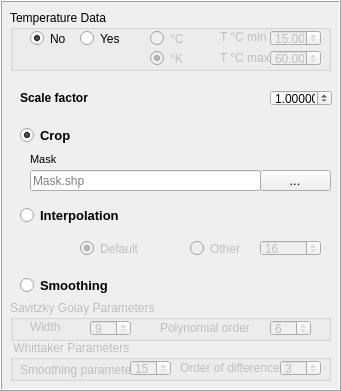
    <widget class="QFrame" name="frame">
     <property name="geometry">
      <rect>
       <x>10</x>
       <y>120</y>
       <width>341</width>
       <height>391</height>
      </rect>
     </property>
     <property name="frameShape">
      <enum>QFrame::Box</enum>
     </property>
     <property name="frameShadow">
      <enum>QFrame::Raised</enum>
     </property>
     <widget class="QRadioButton" name="decoupage">
      <property name="geometry">
       <rect>
        <x>20</x>
        <y>120</y>
        <width>91</width>
        <height>31</height>
       </rect>
      </property>
      <property name="font">
       <font>
        <pointsize>10</pointsize>
        <weight>75</weight>
        <bold>true</bold>
       </font>
      </property>
      <property name="toolTip">
       <string>&lt;html&gt;&lt;head/&gt;&lt;body&gt;&lt;p&gt;Cette option permet de découper les images qui se trouvent dans le répertoire 1 par le shape sélectionné (Emprise de la zone)&lt;/p&gt;&lt;/body&gt;&lt;/html&gt;</string>
      </property>
      <property name="text">
       <string>Crop</string>
      </property>
      <property name="checked">
       <bool>true</bool>
      </property>
      <property name="autoRepeat">
       <bool>false</bool>
      </property>
     </widget>
     <widget class="QRadioButton" name="interpolation">
      <property name="enabled">
       <bool>true</bool>
      </property>
      <property name="geometry">
       <rect>
        <x>20</x>
        <y>200</y>
        <width>121</width>
        <height>31</height>
       </rect>
      </property>
      <property name="font">
       <font>
        <pointsize>10</pointsize>
        <weight>75</weight>
        <bold>true</bold>
       </font>
      </property>
      <property name="toolTip">
       <string>&lt;html&gt;&lt;head/&gt;&lt;body&gt;&lt;p&gt;Permet de récaler des données à un pas de temps régulier. En choisissant la fonction par défaut, les images seront ramenées à un intervalle de temps correspondant à la résolution temporelle spécifiée (16 par exemple pour le MOD13Q1 de MODIS). En choisissant autre, l'intervalle de temps sera égale à la valeur qui sera choisie avec cette option (cette valeur doit être un multiple de la résolution temporelle des données)&lt;/p&gt;&lt;/body&gt;&lt;/html&gt;</string>
      </property>
      <property name="text">
       <string>Interpolation</string>
      </property>
     </widget>
     <widget class="QFrame" name="frame_interpolation">
      <property name="enabled">
       <bool>false</bool>
      </property>
      <property name="geometry">
       <rect>
        <x>30</x>
        <y>230</y>
        <width>301</width>
        <height>41</height>
       </rect>
      </property>
      <property name="frameShape">
       <enum>QFrame::NoFrame</enum>
      </property>
      <property name="frameShadow">
       <enum>QFrame::Raised</enum>
      </property>
      <widget class="QSpinBox" name="njours_interpolation">
       <property name="enabled">
        <bool>false</bool>
       </property>
       <property name="geometry">
        <rect>
         <x>230</x>
         <y>10</y>
         <width>61</width>
         <height>16</height>
        </rect>
       </property>
       <property name="font">
        <font>
         <weight>50</weight>
         <italic>false</italic>
         <bold>false</bold>
        </font>
       </property>
       <property name="minimum">
        <number>0</number>
       </property>
       <property name="maximum">
        <number>3000</number>
       </property>
       <property name="value">
        <number>16</number>
       </property>
      </widget>
      <widget class="QLabel" name="label">
       <property name="geometry">
        <rect>
         <x>150</x>
         <y>10</y>
         <width>81</width>
         <height>16</height>
        </rect>
       </property>
       <property name="text">
        <string/>
       </property>
      </widget>
      <widget class="QRadioButton" name="radioButton_interpDefaut">
       <property name="geometry">
        <rect>
         <x>50</x>
         <y>10</y>
         <width>82</width>
         <height>17</height>
        </rect>
       </property>
       <property name="toolTip">
        <string>&lt;html&gt;&lt;head/&gt;&lt;body&gt;&lt;p&gt;&lt;br/&gt;&lt;/p&gt;&lt;/body&gt;&lt;/html&gt;</string>
       </property>
       <property name="text">
        <string>Default</string>
       </property>
       <property name="checked">
        <bool>true</bool>
       </property>
      </widget>
      <widget class="QRadioButton" name="radioButton_autre_interpol">
       <property name="geometry">
        <rect>
         <x>160</x>
         <y>10</y>
         <width>82</width>
         <height>17</height>
        </rect>
       </property>
       <property name="toolTip">
        <string>&lt;html&gt;&lt;head/&gt;&lt;body&gt;&lt;p&gt;&lt;br/&gt;&lt;/p&gt;&lt;/body&gt;&lt;/html&gt;</string>
       </property>
       <property name="text">
        <string>Other</string>
       </property>
      </widget>
     </widget>
     <widget class="QFrame" name="frame_decoupage">
      <property name="enabled">
       <bool>true</bool>
      </property>
      <property name="geometry">
       <rect>
        <x>20</x>
        <y>150</y>
        <width>321</width>
        <height>51</height>
       </rect>
      </property>
      <property name="frameShape">
       <enum>QFrame::NoFrame</enum>
      </property>
      <property name="frameShadow">
       <enum>QFrame::Raised</enum>
      </property>
      <widget class="QPushButton" name="pushButton_cheminZoneEtudes">
       <property name="geometry">
        <rect>
         <x>240</x>
         <y>20</y>
         <width>71</width>
         <height>21</height>
        </rect>
       </property>
       <property name="font">
        <font>
         <pointsize>10</pointsize>
         <weight>50</weight>
         <italic>true</italic>
         <bold>false</bold>
        </font>
       </property>
       <property name="toolTip">
        <string>&lt;html&gt;&lt;head/&gt;&lt;body&gt;&lt;p&gt;ce buton permet d'aller chercher des dossiers existant dans le pc&lt;/p&gt;&lt;/body&gt;&lt;/html&gt;</string>
       </property>
       <property name="text">
        <string>...</string>
       </property>
      </widget>
      <widget class="QLineEdit" name="zoneEmprise">
       <property name="geometry">
        <rect>
         <x>10</x>
         <y>20</y>
         <width>231</width>
         <height>21</height>
        </rect>
       </property>
       <property name="font">
        <font>
         <pointsize>9</pointsize>
         <weight>50</weight>
         <italic>false</italic>
         <bold>false</bold>
        </font>
       </property>
       <property name="text">
        <string/>
       </property>
       <property name="placeholderText">
        <string>Mask.shp</string>
       </property>
      </widget>
      <widget class="QLabel" name="label_fichierVecteurDecoup">
       <property name="geometry">
        <rect>
         <x>10</x>
         <y>0</y>
         <width>161</width>
         <height>19</height>
        </rect>
       </property>
       <property name="font">
        <font>
         <pointsize>8</pointsize>
         <weight>50</weight>
         <italic>false</italic>
         <bold>false</bold>
        </font>
       </property>
       <property name="toolTip">
        <string>&lt;html&gt;&lt;head/&gt;&lt;body&gt;&lt;p&gt;un shape qui délimite la zone d'études&lt;/p&gt;&lt;/body&gt;&lt;/html&gt;</string>
       </property>
       <property name="text">
        <string>Mask</string>
       </property>
      </widget>
     </widget>
     <widget class="QRadioButton" name="lissage">
      <property name="geometry">
       <rect>
        <x>20</x>
        <y>270</y>
        <width>91</width>
        <height>31</height>
       </rect>
      </property>
      <property name="font">
       <font>
        <pointsize>10</pointsize>
        <weight>75</weight>
        <bold>true</bold>
       </font>
      </property>
      <property name="toolTip">
       <string>&lt;html&gt;&lt;head/&gt;&lt;body&gt;&lt;p&gt;Lissage comme son nom l'indique, cette option permet de lisser les données par le filtre qui sera choisi dans la partie lissage image en sortie &lt;/p&gt;&lt;/body&gt;&lt;/html&gt;</string>
      </property>
      <property name="text">
       <string>Smoothing</string>
      </property>
     </widget>
     <widget class="QGroupBox" name="groupBox">
      <property name="geometry">
       <rect>
        <x>10</x>
        <y>10</y>
        <width>321</width>
        <height>61</height>
       </rect>
      </property>
      <property name="title">
       <string>Temperature Data</string>
      </property>
      <property name="checkable">
       <bool>false</bool>
      </property>
      <widget class="QFrame" name="frame_Tselect">
       <property name="enabled">
        <bool>false</bool>
       </property>
       <property name="geometry">
        <rect>
         <x>120</x>
         <y>10</y>
         <width>201</width>
         <height>51</height>
        </rect>
       </property>
       <property name="frameShape">
        <enum>QFrame::NoFrame</enum>
       </property>
       <property name="frameShadow">
        <enum>QFrame::Raised</enum>
       </property>
       <widget class="QFrame" name="frame_unite">
        <property name="geometry">
         <rect>
          <x>10</x>
          <y>0</y>
          <width>61</width>
          <height>51</height>
         </rect>
        </property>
        <property name="frameShape">
         <enum>QFrame::NoFrame</enum>
        </property>
        <property name="frameShadow">
         <enum>QFrame::Raised</enum>
        </property>
        <widget class="QRadioButton" name="toC">
         <property name="geometry">
          <rect>
           <x>10</x>
           <y>10</y>
           <width>51</width>
           <height>17</height>
          </rect>
         </property>
         <property name="toolTip">
          <string>&lt;html&gt;&lt;head/&gt;&lt;body&gt;&lt;p&gt;En selectionnant °C, vous declaré que vos données sont en  °C et les données ne subiront aucune conversion.&lt;/p&gt;&lt;/body&gt;&lt;/html&gt;</string>
         </property>
         <property name="text">
          <string>°C</string>
         </property>
         <property name="checked">
          <bool>false</bool>
         </property>
        </widget>
        <widget class="QRadioButton" name="toK">
         <property name="geometry">
          <rect>
           <x>10</x>
           <y>30</y>
           <width>51</width>
           <height>17</height>
          </rect>
         </property>
         <property name="toolTip">
          <string>&lt;html&gt;&lt;head/&gt;&lt;body&gt;&lt;p&gt;signifie que les données sont en °K. Ce qui implique une conversion des données en °C&lt;/p&gt;&lt;/body&gt;&lt;/html&gt;</string>
         </property>
         <property name="text">
          <string>°K</string>
         </property>
         <property name="checked">
          <bool>true</bool>
         </property>
        </widget>
       </widget>
       <widget class="QFrame" name="frame_Tmin_max">
        <property name="geometry">
         <rect>
          <x>70</x>
          <y>0</y>
          <width>131</width>
          <height>51</height>
         </rect>
        </property>
        <property name="frameShape">
         <enum>QFrame::NoFrame</enum>
        </property>
        <property name="frameShadow">
         <enum>QFrame::Raised</enum>
        </property>
        <widget class="QLabel" name="tMax_label">
         <property name="geometry">
          <rect>
           <x>20</x>
           <y>30</y>
           <width>51</width>
           <height>16</height>
          </rect>
         </property>
         <property name="toolTip">
          <string>&lt;html&gt;&lt;head/&gt;&lt;body&gt;&lt;p&gt;Toute valeur supérieur à cette valeur sera considérée comme abérante et sera ramenée à la valeur maximale spécifiée&lt;/p&gt;&lt;/body&gt;&lt;/html&gt;</string>
         </property>
         <property name="text">
          <string>T °C max</string>
         </property>
        </widget>
        <widget class="QLabel" name="tMin_label">
         <property name="geometry">
          <rect>
           <x>20</x>
           <y>10</y>
           <width>46</width>
           <height>13</height>
          </rect>
         </property>
         <property name="toolTip">
          <string>&lt;html&gt;&lt;head/&gt;&lt;body&gt;&lt;p&gt;Cette valeur, signifie que toute valeur inferieur à cette valeur minimale est considérée comme bruit &lt;/p&gt;&lt;p&gt;et remis à la valeur minimale fixée&lt;/p&gt;&lt;p/&gt;&lt;/body&gt;&lt;/html&gt;</string>
         </property>
         <property name="text">
          <string>T °C min</string>
         </property>
        </widget>
        <widget class="QDoubleSpinBox" name="tMax">
         <property name="geometry">
          <rect>
           <x>70</x>
           <y>30</y>
           <width>51</width>
           <height>16</height>
          </rect>
         </property>
         <property name="minimum">
          <double>-50.000000000000000</double>
         </property>
         <property name="value">
          <double>60.000000000000000</double>
         </property>
        </widget>
        <widget class="QDoubleSpinBox" name="tMin">
         <property name="geometry">
          <rect>
           <x>70</x>
           <y>10</y>
           <width>51</width>
           <height>16</height>
          </rect>
         </property>
         <property name="minimum">
          <double>-50.000000000000000</double>
         </property>
         <property name="value">
          <double>15.000000000000000</double>
         </property>
        </widget>
       </widget>
      </widget>
      <widget class="QFrame" name="frame_3">
       <property name="geometry">
        <rect>
         <x>10</x>
         <y>10</y>
         <width>120</width>
         <height>41</height>
        </rect>
       </property>
       <property name="frameShape">
        <enum>QFrame::NoFrame</enum>
       </property>
       <property name="frameShadow">
        <enum>QFrame::Raised</enum>
       </property>
       <widget class="QRadioButton" name="temperature_oui">
        <property name="geometry">
         <rect>
          <x>60</x>
          <y>10</y>
          <width>51</width>
          <height>17</height>
         </rect>
        </property>
        <property name="toolTip">
         <string>&lt;html&gt;&lt;head/&gt;&lt;body&gt;&lt;p&gt;signifie que les donnée en entrées sont des données de temperature&lt;/p&gt;&lt;/body&gt;&lt;/html&gt;</string>
        </property>
        <property name="text">
         <string>Yes</string>
        </property>
       </widget>
       <widget class="QRadioButton" name="temperature_non">
        <property name="geometry">
         <rect>
          <x>10</x>
          <y>10</y>
          <width>41</width>
          <height>17</height>
         </rect>
        </property>
        <property name="toolTip">
         <string>&lt;html&gt;&lt;head/&gt;&lt;body&gt;&lt;p&gt;Non: signifie que les données en entrées ne sont pas des données de temperature&lt;/p&gt;&lt;/body&gt;&lt;/html&gt;</string>
        </property>
        <property name="text">
         <string>No</string>
        </property>
        <property name="checked">
         <bool>true</bool>
        </property>
       </widget>
      </widget>
     </widget>
     <widget class="QGroupBox" name="parametreSG">
      <property name="enabled">
       <bool>false</bool>
      </property>
      <property name="geometry">
       <rect>
        <x>10</x>
        <y>300</y>
        <width>321</width>
        <height>41</height>
       </rect>
      </property>
      <property name="title">
       <string>Savitzky Golay Parameters</string>
      </property>
      <widget class="QLabel" name="label_13">
       <property name="geometry">
        <rect>
         <x>20</x>
         <y>20</y>
         <width>46</width>
         <height>13</height>
        </rect>
       </property>
       <property name="text">
        <string>Width</string>
       </property>
      </widget>
      <widget class="QLabel" name="label_14">
       <property name="geometry">
        <rect>
         <x>150</x>
         <y>20</y>
         <width>91</width>
         <height>16</height>
        </rect>
       </property>
       <property name="text">
        <string>Polynomial order</string>
       </property>
      </widget>
      <widget class="QSpinBox" name="fenetre">
       <property name="geometry">
        <rect>
         <x>80</x>
         <y>20</y>
         <width>41</width>
         <height>16</height>
        </rect>
       </property>
       <property name="font">
        <font>
         <weight>50</weight>
         <italic>false</italic>
         <bold>false</bold>
        </font>
       </property>
       <property name="maximum">
        <number>3000</number>
       </property>
       <property name="value">
        <number>9</number>
       </property>
      </widget>
      <widget class="QSpinBox" name="order">
       <property name="geometry">
        <rect>
         <x>260</x>
         <y>20</y>
         <width>41</width>
         <height>16</height>
        </rect>
       </property>
       <property name="font">
        <font>
         <weight>50</weight>
         <italic>false</italic>
         <bold>false</bold>
        </font>
       </property>
       <property name="minimum">
        <number>0</number>
       </property>
       <property name="maximum">
        <number>3000</number>
       </property>
       <property name="value">
        <number>6</number>
       </property>
      </widget>
     </widget>
     <widget class="QDoubleSpinBox" name="facteurEchelle">
      <property name="geometry">
       <rect>
        <x>270</x>
        <y>90</y>
        <width>62</width>
        <height>16</height>
       </rect>
      </property>
      <property name="decimals">
       <number>5</number>
      </property>
      <property name="value">
       <double>1.000000000000000</double>
      </property>
     </widget>
     <widget class="QLabel" name="label_12">
      <property name="geometry">
       <rect>
        <x>20</x>
        <y>90</y>
        <width>111</width>
        <height>16</height>
       </rect>
      </property>
      <property name="font">
       <font>
        <weight>75</weight>
        <bold>true</bold>
       </font>
      </property>
      <property name="toolTip">
       <string>&lt;html&gt;&lt;head/&gt;&lt;body&gt;&lt;p&gt;Souvent pour des raisons d'enregistrement ou autres les données sont multipliées ou divisées par une valeur. Cette valeur permet de ramener les données à leurs valeurs initiales. Par défaut, sa valeur est de 1 ce qui signifie qu'on a pas besoin d'effectuer un changement d'echelle. &lt;/p&gt;&lt;/body&gt;&lt;/html&gt;</string>
      </property>
      <property name="text">
       <string>Scale factor</string>
      </property>
     </widget>
     <widget class="QGroupBox" name="parametre_wh">
      <property name="enabled">
       <bool>false</bool>
      </property>
      <property name="geometry">
       <rect>
        <x>10</x>
        <y>340</y>
        <width>321</width>
        <height>41</height>
       </rect>
      </property>
      <property name="title">
       <string> Whittaker Parameters</string>
      </property>
      <widget class="QLabel" name="label_21">
       <property name="geometry">
        <rect>
         <x>10</x>
         <y>20</y>
         <width>121</width>
         <height>20</height>
        </rect>
       </property>
       <property name="text">
        <string>Smoothing parameter</string>
       </property>
      </widget>
      <widget class="QLabel" name="label_22">
       <property name="geometry">
        <rect>
         <x>170</x>
         <y>20</y>
         <width>111</width>
         <height>16</height>
        </rect>
       </property>
       <property name="text">
        <string>Order of differences</string>
       </property>
      </widget>
      <widget class="QSpinBox" name="lamb">
       <property name="geometry">
        <rect>
         <x>120</x>
         <y>20</y>
         <width>41</width>
         <height>16</height>
        </rect>
       </property>
       <property name="font">
        <font>
         <weight>50</weight>
         <italic>false</italic>
         <bold>false</bold>
        </font>
       </property>
       <property name="maximum">
        <number>3000</number>
       </property>
       <property name="value">
        <number>15</number>
       </property>
      </widget>
      <widget class="QSpinBox" name="ordre">
       <property name="geometry">
        <rect>
         <x>270</x>
         <y>20</y>
         <width>41</width>
         <height>16</height>
        </rect>
       </property>
       <property name="font">
        <font>
         <weight>50</weight>
         <italic>false</italic>
         <bold>false</bold>
        </font>
       </property>
       <property name="minimum">
        <number>0</number>
       </property>
       <property name="maximum">
        <number>3000</number>
       </property>
       <property name="value">
        <number>3</number>
       </property>
      </widget>
     </widget>
    </widget>
